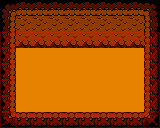

The image is a tile-based game level rendered from a .tmx file. Its description and complete source (layers, tilesets, objects, tile grids) follow:
An orthogonal 10x8 tile map with 16x16 px tiles, 3 tile layers (background, sprites, collision), 2 tilesets.

<map version="1.2" tiledversion="1.3.3" orientation="orthogonal" renderorder="right-down" width="10" height="8" tilewidth="16" tileheight="16" infinite="0" backgroundcolor="#c865ca00" nextlayerid="4" nextobjectid="1">
 <tileset firstgid="1" source="collision.tsx" />
 <tileset firstgid="2" source="cave.tsx" />
 <layer id="1" name="background" width="10" height="8">
  <data encoding="csv">
18,3,3,3,3,3,3,3,3,19,
20,4,4,4,4,4,4,4,4,21,
20,5,5,5,5,5,5,5,5,21,
20,2,2,2,2,2,2,2,2,21,
20,2,2,2,2,2,2,2,2,21,
20,2,2,2,2,2,2,2,2,21,
20,2,2,2,2,2,2,2,2,21,
7,6,6,6,6,6,6,6,6,8
</data>
 </layer>
 <layer id="2" name="sprites" width="10" height="8">
  <data encoding="csv">
0,0,0,0,0,0,0,0,0,0,
0,0,0,0,0,0,0,0,0,0,
0,0,0,0,0,0,0,0,0,0,
0,0,0,0,0,0,0,0,0,0,
0,0,0,0,0,0,0,0,0,0,
0,0,0,0,0,0,0,0,0,0,
0,0,0,0,0,0,0,0,0,0,
0,0,0,0,0,0,0,0,0,0
</data>
 </layer>
 <layer id="3" name="collision" width="10" height="8" opacity="0.3">
  <data encoding="csv">
0,0,0,0,0,0,0,0,0,0,
0,0,0,0,0,0,0,0,0,0,
1,1,1,1,1,1,1,1,1,1,
1,0,0,0,0,0,0,0,0,1,
1,0,0,0,0,0,0,0,0,1,
1,0,0,0,0,0,0,0,0,1,
1,0,0,0,0,0,0,0,0,1,
1,1,1,1,1,1,1,1,1,1
</data>
 </layer>
</map>
